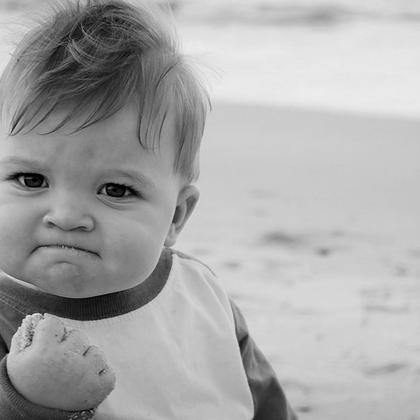
#> input picture images/funny_image.png, 420 x 420 px, shrunk from 1200 x 1200 before the run
$ python zad1.py
#> lines starting #> are read from the running program, lines starting #| are printed output that depends on the picture
import cv2 as cv
import numpy as np


img = cv.imread("../images/funny_image.png", cv.IMREAD_REDUCED_GRAYSCALE_2)
#> img is the input picture: shape (420, 420); min 0, max 237, mean 169.1

kernel_prewitt = np.array([[1, 0, -1],
                    [1, 0, -1],
                    [1, 0, -1]])
prewitt = cv.filter2D(src=img, ddepth=-1, kernel=kernel_prewitt)
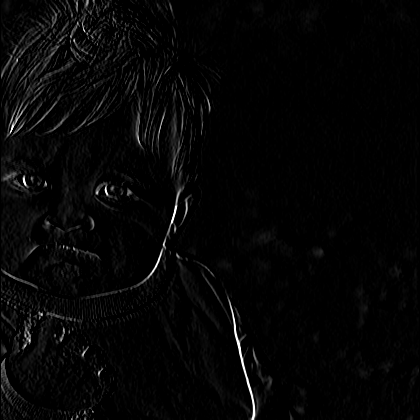
#> prewitt: shape (420, 420); min 0, max 255, mean 5.6

kernel_sobel = np.array([[1, 2, 1],
                    [0, 0, 0],
                    [-1, -2, -1]])
sobel = cv.filter2D(src=img, ddepth=-1, kernel=kernel_sobel)
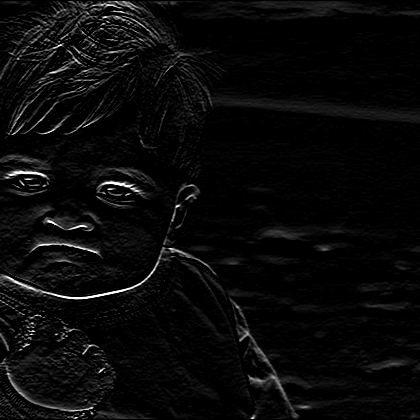
#> sobel: shape (420, 420); min 0, max 255, mean 9.6

cv.imshow("img", img)
cv.imshow("prewitt", prewitt)
cv.imshow("sobel", sobel)
cv.waitKey(0)
